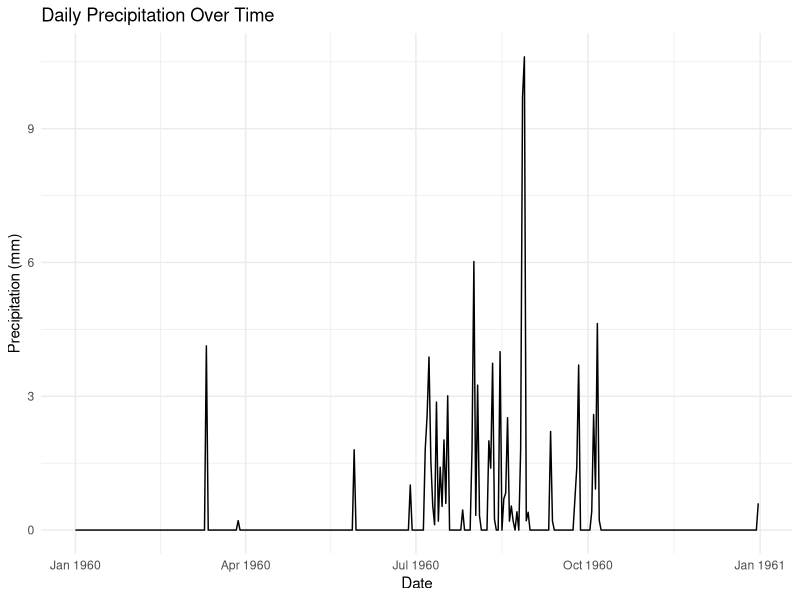

Here is the R script that generated this plot:
# Load libraries
library(ggplot2)
library(dplyr)
library(lubridate)

# Set the working directory
setwd("Your directory")

# Read the CSV file
weather_data <- read.csv("weather_data.csv", stringsAsFactors = FALSE)

# Convert the date column to a Date type
weather_data$date <- as.Date(weather_data$date, "%Y-%m-%dT%H:%M:%S")

# Analyze and visualize the data
# Filtering to only include precipitation data
precip_data <- weather_data %>%
  filter(datatype == "PRCP") %>%
  mutate(value_mm = value / 10)  # Convert tenths of mm to mm

# Summary statistics for precipitation
summary_stats <- precip_data %>%
  summarise(
    total_precip = sum(value_mm, na.rm = TRUE),
    avg_daily_precip = mean(value_mm, na.rm = TRUE),
    max_precip = max(value_mm, na.rm = TRUE),
    min_precip = min(value_mm, na.rm = TRUE)
  )

print(summary_stats)

# Plot precipitation over time
ggplot(data = precip_data, aes(x = date, y = value_mm)) +
  geom_line() +
  labs(title = "Daily Precipitation Over Time",
       x = "Date",
       y = "Precipitation (mm)") +
  theme_minimal()
